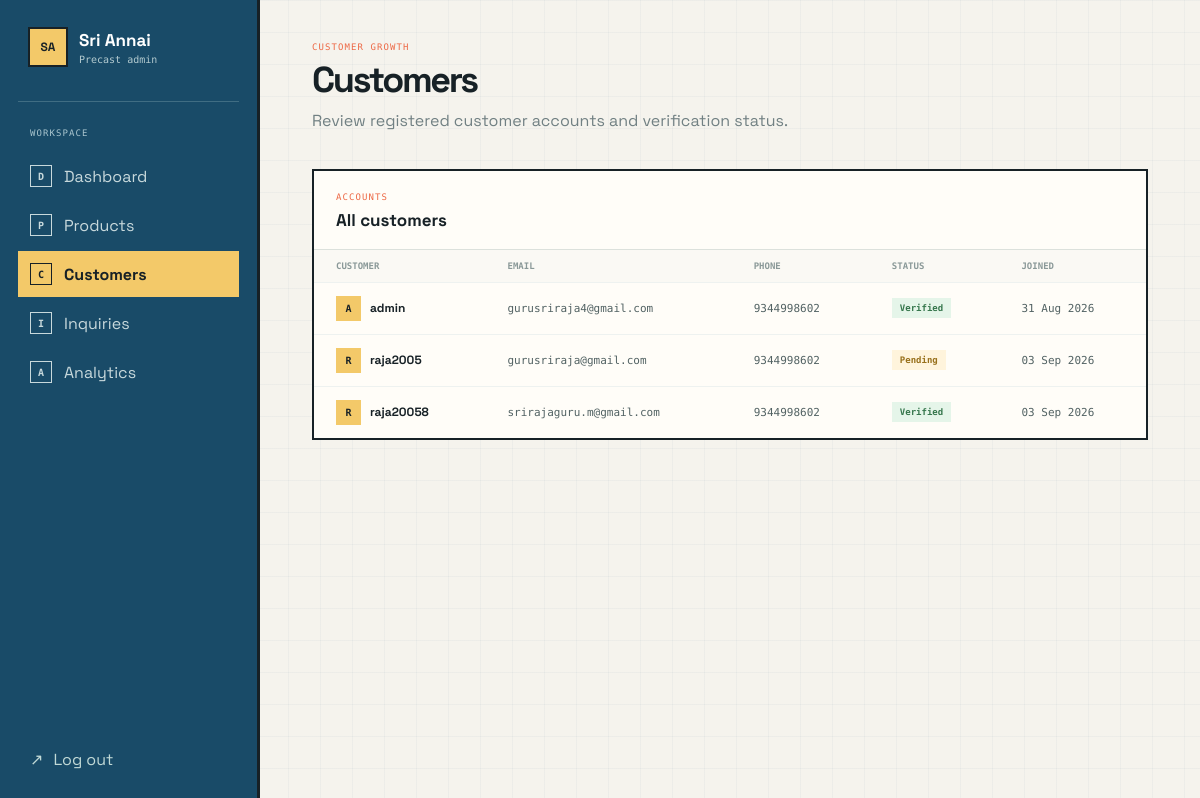
/dashboard/customers/ (signed in), run on the app's committed database.
### accounts/models.py (models this page shows, shortened)
class CustomUser(AbstractUser):
    name = models.CharField(max_length=100)
    phone_no = models.CharField(
        max_length=15,
        blank=True,
        null=True
    )
    email = models.EmailField(unique=True)
    is_email_verified = models.BooleanField(default=False)

### dashboard/views.py (the view)
@user_passes_test(is_admin, login_url='login')
def customers_view(request):
    customers = User.objects.order_by('username')
    return render(request, 'dashboard/customers.html', {'customers': customers})

### dashboard/views.py (called while the page is built)
def is_admin(user):
    return user.is_authenticated and user.is_staff

### templates/dashboard/customers.html (shortened to what this page needs)
{% load static %}
<!DOCTYPE html>
<html lang="en">
<head>
    <link rel="stylesheet" href="{% static 'dashboard.css' %}">
</head>
<body>
    <aside class="sidebar">
        <div class="brand"><div class="brand-mark">SA</div><div><h2>Sri Annai</h2><span>Precast admin</span></div></div>
        <nav class="sidebar-nav" aria-label="Main navigation"><p class="nav-label">Workspace</p>
            <a href="{% url 'dashboard' %}" class="nav-item"><span class="nav-icon">D</span> Dashboard</a><a href="{% url 'dashboard_products' %}" class="nav-item"><span class="nav-icon">P</span> Products</a><a href="{% url 'dashboard_customers' %}" class="nav-item active"><span class="nav-icon">C</span> Customers</a><a href="{% url 'dashboard_inquiries' %}" class="nav-item"><span class="nav-icon">I</span> Inquiries</a><a href="{% url 'dashboard_analytics' %}" class="nav-item"><span class="nav-icon">A</span> Analytics</a>
        </nav><div class="sidebar-bottom"><a href="{% url 'logout' %}" class="logout-btn"><span>↗</span> Log out</a></div>
    </aside>
    <main class="main-content"><header class="top-header"><div><p class="eyebrow">Customer growth</p><h1>Customers</h1><p class="header-copy">Review registered customer accounts and verification status.</p></div></header>
        <section class="dashboard-card"><div class="card-header"><div><p class="section-kicker">Accounts</p><h2>All customers</h2></div></div><div class="table-container"><table><thead><tr><th>Customer</th><th>Email</th><th>Phone</th><th>Status</th><th>Joined</th></tr></thead><tbody>
            {% for customer in customers %}<tr><td><div class="person-cell"><span class="table-avatar">{{ customer.username|first|upper }}</span><strong>{{ customer.username }}</strong></div></td><td>{{ customer.email }}</td><td>{{ customer.phone_no|default:'-' }}</td><td>{% if customer.is_email_verified %}<span class="status verified">Verified</span>{% else %}<span class="status pending">Pending</span>{% endif %}</td><td>{{ customer.date_joined|date:"d M Y" }}</td></tr>{% empty %}<tr><td colspan="5" class="empty">No customers yet.</td></tr>{% endfor %}
        </tbody></table></div></section>
    </main>
</body>
</html>

### static/dashboard.css (style rules this page uses)
:root { --ink:#172126;--muted:#718083;--line:#dce1dc;--paper:#fffdf8;--canvas:#f5f3ed;--blue:#194b68;--orange:#ed6845;--yellow:#f3c969;--green:#3e836b }
* { box-sizing:border-box;margin:0;padding:0 }
body { min-height:100vh;color:var(--ink);background:var(--canvas);font-family:'Space Grotesk',sans-serif;background-image:linear-gradient(rgba(25,75,104,.035) 1px,transparent 1px),linear-gradient(90deg,rgba(25,75,104,.035) 1px,transparent 1px);background-size:32px 32px }
.sidebar { position:fixed;inset:0 auto 0 0;display:flex;width:260px;flex-direction:column;padding:27px 18px 20px;color:#e7f1ed;background:var(--blue);border-right:3px solid var(--ink) }
.brand { display:flex;align-items:center;gap:11px;padding:0 10px 34px }
.brand-mark { display:grid;place-items:center;width:40px;height:40px;color:var(--ink);background:var(--yellow);border:2px solid var(--ink);font-size:12px;font-weight:700 }
.brand h2 { color:#fff;font-size:17px }
.brand span { display:block;margin-top:3px;color:#b4cbd0;font-family:'DM Mono',monospace;font-size:10px }
.sidebar-nav { padding:26px 0;border-top:1px solid rgba(221,242,238,.2) }
.nav-label,.help-kicker,.eyebrow,.section-kicker { color:#a9c5ce;font-family:'DM Mono',monospace;font-size:9px;letter-spacing:.12em;text-transform:uppercase }
.nav-label { padding:0 12px 12px }
.nav-item { display:flex;align-items:center;gap:12px;margin:3px 0;padding:12px;color:#c8d9dc;text-decoration:none }
.nav-item.active { color:var(--ink);background:var(--yellow);font-weight:700 }
.nav-icon { display:inline-flex;align-items:center;justify-content:center;width:22px;height:22px;border:1px solid currentColor;font-family:'DM Mono',monospace;font-size:10px;font-weight:700 }
.sidebar-bottom { margin-top:auto }
.logout-btn { display:flex;align-items:center;gap:10px;padding:10px 12px;color:#c1d9d6;text-decoration:none }
.main-content { max-width:1500px;margin-left:260px;padding:42px 52px 56px }
.top-header { display:flex;align-items:flex-start;justify-content:space-between;margin-bottom:38px }
.eyebrow { margin-bottom:10px;color:var(--orange) }
.top-header h1 { font-size:clamp(27px,3vw,38px);letter-spacing:-.065em;line-height:1.05 }
.header-copy { margin-top:10px;color:var(--muted) }
.profile-icon,.table-avatar { display:flex;align-items:center;justify-content:center;color:var(--ink);background:var(--yellow);font-weight:700 }
.dashboard-card { min-width:0;overflow:hidden;background:var(--paper);border:2px solid var(--ink) }
.card-header { display:flex;align-items:flex-start;justify-content:space-between;padding:21px 22px 18px;border-bottom:1px solid var(--line) }
.section-kicker { margin-bottom:7px;color:var(--orange) }
.card-header h2 { font-size:17px }
.table-container { overflow-x:auto }
table { width:100%;min-width:460px;border-collapse:collapse }
th { padding:11px 22px;color:#8a9998;background:#faf9f4;font-family:'DM Mono',monospace;font-size:9px;text-align:left;text-transform:uppercase }
td { padding:13px 22px;color:#526263;border-top:1px solid #eef2f0;font-family:'DM Mono',monospace;font-size:11px;white-space:nowrap }
td strong { color:var(--ink);font-family:'Space Grotesk',sans-serif;font-size:12px }
.person-cell { display:flex;align-items:center;gap:9px }
.table-avatar { width:25px;height:25px;font-size:10px }
.status { display:inline-block;padding:5px 8px;font-family:'DM Mono',monospace;font-size:9px;font-weight:700 }
.status.verified,.status.confirmed { color:#37774d;background:#e5f5e9 }
.status.pending { color:#98701b;background:#fff4dc }

### data on the page
CustomUser: username|first "A", username "admin", email "gurusriraja4@gmail.com", phone_no "9344998602", is_email_verified "Verified", date_joined "31 Aug 2026"
CustomUser: username|first "R", username "raja2005", email "gurusriraja@gmail.com", phone_no "9344998602", is_email_verified "Pending", date_joined "03 Sep 2026"
CustomUser: username|first "R", username "raja20058", email "srirajaguru.m@gmail.com", phone_no "9344998602", is_email_verified "Verified", date_joined "03 Sep 2026"
